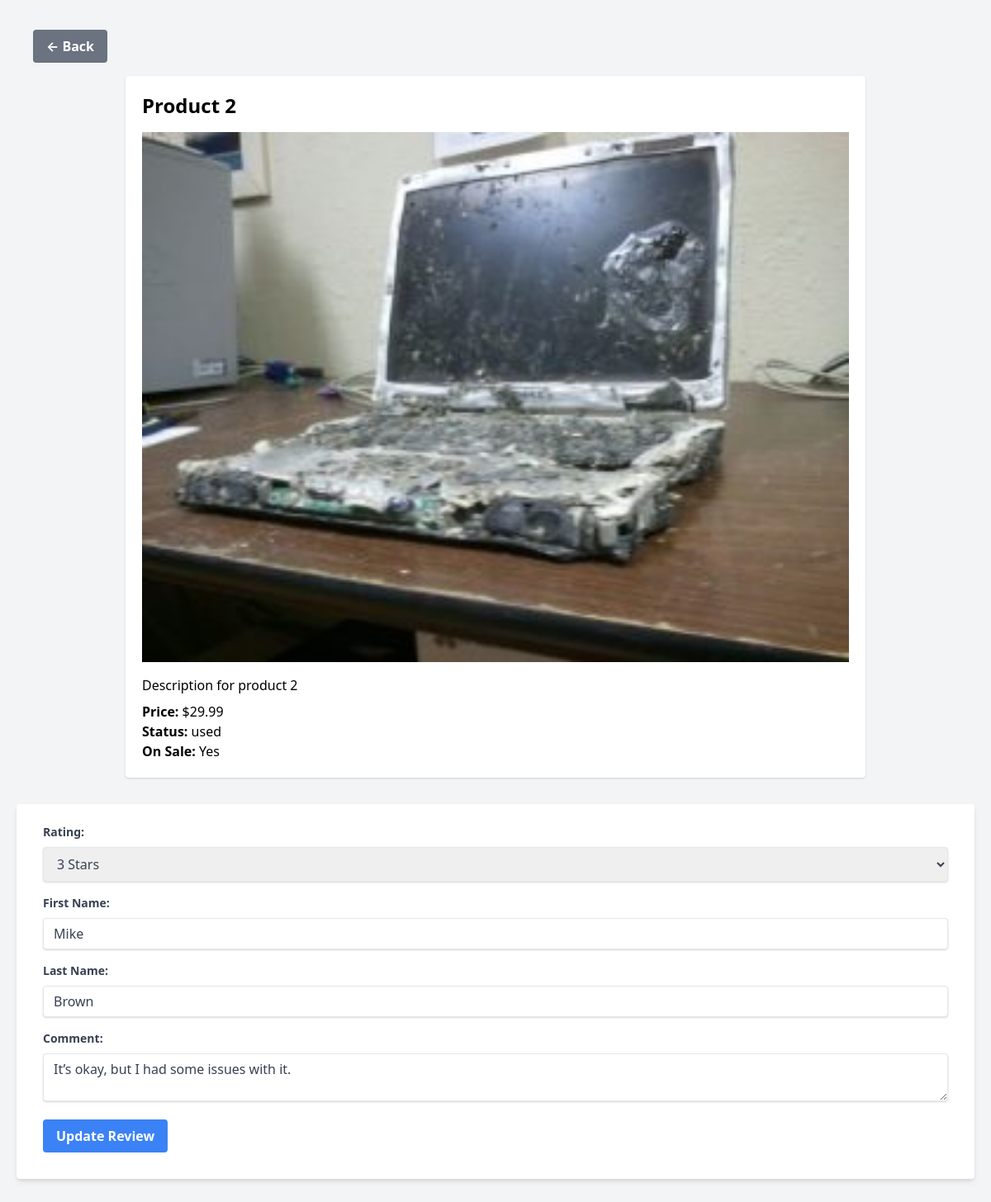
Screenshot of /src/public/edit_review.php?review_id=4&product_id=2 with the database file from the repository.
### tables this page shows
CREATE TABLE IF NOT EXISTS products (
  id INT AUTO_INCREMENT PRIMARY KEY,
  title VARCHAR(255) NOT NULL,
  description TEXT,
  price DECIMAL(10, 2) NOT NULL,
  photo VARCHAR(255),
  status VARCHAR(50),
  on_sale BOOLEAN DEFAULT FALSE
);

CREATE TABLE reviews (
    id INT AUTO_INCREMENT PRIMARY KEY,
    product_id INT,
    rating TINYINT NOT NULL,
    first_name VARCHAR(255) NOT NULL,
    last_name VARCHAR(255) NOT NULL,
    comment TEXT,
    date TIMESTAMP DEFAULT CURRENT_TIMESTAMP,
    FOREIGN KEY (product_id) REFERENCES products(id)
);

### src/public/edit_review.php (called while the page is built, shortened)
<?php
require dirname(__DIR__) . DIRECTORY_SEPARATOR . 'app' . DIRECTORY_SEPARATOR . 'App.php';
$reviewID = (int)$_GET['review_id'];
$review = getReviewDetails($reviewID);
require VIEWS_PATH . 'edit_review.php';

### src/app/App.php (called while the page is built, shortened)
<?php
function getConnectionPDO(): PDO {
    $dsn = "mysql:host=" . DB_HOST . ";dbname=" . DB_NAME;
    $options = [PDO::ATTR_DEFAULT_FETCH_MODE => PDO::FETCH_ASSOC];
    return new PDO($dsn, DB_USER, DB_PASS, $options);
}
function getProductDetailsPDO($productID): ?array {
    $pdo = getConnectionPDO();
    $stmt = $pdo->prepare("SELECT * FROM products WHERE id = :id");
    $stmt->bindValue(':id', $productID, PDO::PARAM_INT);
    $stmt->execute();
    return $stmt->fetch(PDO::FETCH_ASSOC) ?: null;
}
function getReviewDetails(int $reviewID): ?array {
    $pdo = getConnectionPDO();
    $stmt = $pdo->prepare("SELECT * FROM reviews WHERE id = :id");
    $stmt->execute([':id' => $reviewID]);
    return $stmt->fetch(PDO::FETCH_ASSOC) ?: null;
}

### src/views/edit_review.php (the view, shortened to what this page needs)
<?php
$productID = (int)$_GET['product_id'];
$reviewID = (int)$_GET['review_id'];
$product = getProductDetailsPDO($productID);
$review = getReviewDetails($reviewID);
?>
<!doctype html>
<html lang="en">
<head>
    <link rel="stylesheet" href="/assets/dist/main.css" />
    <link href="https://cdn.jsdelivr.net/npm/tailwindcss@2.2.19/dist/tailwind.min.css" rel="stylesheet">
</head>
<body class="bg-gray-100 p-5">
    <div class="my-4 mx-5">
    <a href="product.php?id=<?= htmlspecialchars($productID); ?>" class="inline-block bg-gray-500 hover:bg-gray-700 text-white font-bold py-2 px-4 rounded transition ease-in-out duration-150">
            ← Back
        </a>
    </div>
    <div class="max-w-4xl mx-auto bg-white p-5 rounded shadow">
        <h1 class="text-2xl font-bold"><?= htmlspecialchars($product['title']); ?></h1>
        <img src="<?= htmlspecialchars($product['photo']); ?>" alt="<?= htmlspecialchars($product['title']); ?>" class="w-full h-auto mt-4 mb-4">
        <p><?= nl2br(htmlspecialchars($product['description'])); ?></p>
        <p class="mt-2"><strong>Price:</strong> $<?= htmlspecialchars($product['price']); ?></p>
        <p><strong>Status:</strong> <?= htmlspecialchars($product['status']); ?></p>
        <p><strong>On Sale:</strong> <?= $product['on_sale'] ? 'Yes' : 'No'; ?></p>
    </div>
    <div class="mt-8">
        <form action="edit_review.php?product_id=<?= $productID; ?>&review_id=<?= $reviewID; ?>" method="post" class="bg-white shadow-md rounded px-8 pt-6 pb-8 mb-4">
            <div class="mb-4">
                <label for="rating" class="block text-gray-700 text-sm font-bold mb-2">Rating:</label>
                <select name="rating" id="rating" required class="shadow border rounded w-full py-2 px-3 text-gray-700 leading-tight focus:outline-none focus:shadow-outline">
                    <?php for ($i = 1; $i <= 5; $i++): ?>
                    <option value="<?= $i; ?>" <?= $i == $review['rating'] ? 'selected' : ''; ?>><?= $i; ?> Star<?= $i > 1 ? 's' : ''; ?></option>
                    <?php endfor; ?>
                </select>
            </div>
            <div class="mb-4">
                <label for="first_name" class="block text-gray-700 text-sm font-bold mb-2">First Name:</label>
                <input type="text" id="first_name" name="first_name" value="<?= htmlspecialchars($review['first_name']); ?>" required class="shadow appearance-none border rounded w-full py-2 px-3 text-gray-700 leading-tight focus:outline-none focus:shadow-outline">
            </div>
            <div class="mb-4">
                <label for="last_name" class="block text-gray-700 text-sm font-bold mb-2">Last Name:</label>
                <input type="text" id="last_name" name="last_name" value="<?= htmlspecialchars($review['last_name']); ?>" required class="shadow appearance-none border rounded w-full py-2 px-3 text-gray-700 leading-tight focus:outline-none focus:shadow-outline">
            </div>
            <div class="mb-4">
                <label for="comment" class="block text-gray-700 text-sm font-bold mb-2">Comment:</label>
                <textarea id="comment" name="comment" required class="shadow appearance-none border rounded w-full py-2 px-3 text-gray-700 leading-tight focus:outline-none focus:shadow-outline"><?= htmlspecialchars($review['comment']); ?></textarea>
            </div>
            <button type="submit" class="bg-blue-500 hover:bg-blue-700 text-white font-bold py-2 px-4 rounded focus:outline-none focus:shadow-outline">Update Review</button>
        </form>
    </div>
</body>
</html>

### rows the page displays
products: title "Product 2", photo (picture), description "Description for product 2", price "29.99", status "used"
reviews: rating "3 Stars", first_name "Mike", last_name "Brown", comment "It’s okay, but I had some issues with it."
